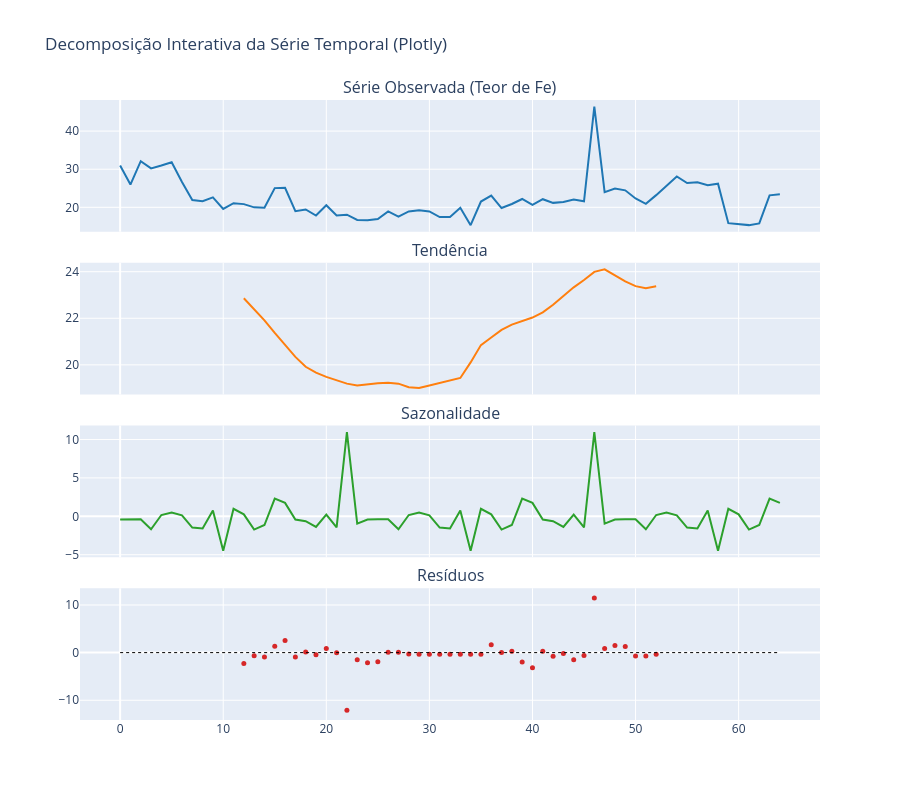

Notebook code cell kept with this figure:
### Code cell
decomposicao = seasonal_decompose(y_treino.reset_index(drop=True), model='additive', period=24)

# 2. Criando a figura com 4 subplots compartilhando o eixo X
fig = make_subplots(
    rows=4, cols=1, 
    shared_xaxes=True,
    vertical_spacing=0.05,
    subplot_titles=('Série Observada (Teor de Fe)', 'Tendência', 'Sazonalidade', 'Resíduos')
)

# Definindo o eixo X (índices)
x_val = y_treino.reset_index(drop=True).index

# 3. Adicionando as linhas (Traces) para cada componente
# Observado
fig.add_trace(go.Scatter(x=x_val, y=decomposicao.observed, mode='lines', name='Observado', line=dict(color='#1f77b4')), row=1, col=1)

# Tendência
fig.add_trace(go.Scatter(x=x_val, y=decomposicao.trend, mode='lines', name='Tendência', line=dict(color='#ff7f0e')), row=2, col=1)

# Sazonalidade
fig.add_trace(go.Scatter(x=x_val, y=decomposicao.seasonal, mode='lines', name='Sazonalidade', line=dict(color='#2ca02c')), row=3, col=1)

# Resíduos (usando marcadores em vez de linhas, que é o padrão para resíduos)
fig.add_trace(go.Scatter(x=x_val, y=decomposicao.resid, mode='markers', name='Resíduos', marker=dict(color='#d62728', size=5)), row=4, col=1)

# Adicionando uma linha de referência no zero no gráfico de resíduos
fig.add_shape(type='line', x0=x_val.min(), x1=x_val.max(), y0=0, y1=0, line=dict(color='black', dash='dot', width=1), row=4, col=1)

# 4. Ajustando o layout
fig.update_layout(
    height=800, 
    title_text="Decomposição Interativa da Série Temporal (Plotly)",
    showlegend=False,
    hovermode="x unified" # Mostra os valores de todos os gráficos ao passar o mouse
)

fig.show()

### Figure 1 — Plotly figure (JSON) as saved in the notebook; plotly's stock layout.template omitted (floating-point values rounded to 4 significant figures)
{"data": [{"line": {"color": "#1f77b4"}, "mode": "lines", "name": "Observado", "type": "scatter", "x": [0, 1, 2, 3, 4, 5, 6, 7, 8, 9, 10, 11, 12, 13, 14, 15, 16, 17, 18, 19, 20, 21, 22, 23, 24, 25, 26, 27, 28, 29, 30, 31, 32, 33, 34, 35, 36, 37, 38, 39, 40, 41, 42, 43, 44, 45, 46, 47, 48, 49, 50, 51, 52, 53, 54, 55, 56, 57, 58, 59, 60, 61, 62, 63, 64], "xaxis": "x", "y": [30.97, 25.98, 32.11, 30.22, 30.96, 31.84, 26.67, 21.91, 21.62, 22.62, 19.58, 21.08, 20.84, 19.99, 19.87, 25.04, 25.14, 18.98, 19.43, 17.84, 20.56, 17.86, 18.06, 16.68, 16.62, 16.94, 18.91, 17.56, 18.92, 19.2, 18.93, 17.44, 17.44, 19.89, 15.32, 21.51, 23.08, 19.81, 20.88, 22.19, 20.62, 22.13, 21.17, 21.39, 22.06, 21.59, 46.43, 23.99, 24.91, 24.46, 22.32, 20.92, 23.2, 25.59, 28.08, 26.36, 26.56, 25.81, 26.19, 15.85, 15.66, 15.33, 15.77, 23.14, 23.41], "yaxis": "y"}, {"line": {"color": "#ff7f0e"}, "mode": "lines", "name": "Tendência", "type": "scatter", "x": [0, 1, 2, 3, 4, 5, 6, 7, 8, 9, 10, 11, 12, 13, 14, 15, 16, 17, 18, 19, 20, 21, 22, 23, 24, 25, 26, 27, 28, 29, 30, 31, 32, 33, 34, 35, 36, 37, 38, 39, 40, 41, 42, 43, 44, 45, 46, 47, 48, 49, 50, 51, 52, 53, 54, 55, 56, 57, 58, 59, 60, 61, 62, 63, 64], "xaxis": "x2", "y": [NaN, NaN, NaN, NaN, NaN, NaN, NaN, NaN, NaN, NaN, NaN, NaN, 22.86, 22.37, 21.91, 21.37, 20.86, 20.34, 19.92, 19.66, 19.48, 19.34, 19.19, 19.11, 19.17, 19.21, 19.23, 19.19, 19.04, 19.01, 19.11, 19.22, 19.33, 19.44, 20.11, 20.85, 21.17, 21.5, 21.73, 21.87, 22.03, 22.25, 22.58, 22.95, 23.33, 23.64, 23.99, 24.1, 23.83, 23.58, 23.38, 23.29, 23.37, NaN, NaN, NaN, NaN, NaN, NaN, NaN, NaN, NaN, NaN, NaN, NaN], "yaxis": "y2"}, {"line": {"color": "#2ca02c"}, "mode": "lines", "name": "Sazonalidade", "type": "scatter", "x": [0, 1, 2, 3, 4, 5, 6, 7, 8, 9, 10, 11, 12, 13, 14, 15, 16, 17, 18, 19, 20, 21, 22, 23, 24, 25, 26, 27, 28, 29, 30, 31, 32, 33, 34, 35, 36, 37, 38, 39, 40, 41, 42, 43, 44, 45, 46, 47, 48, 49, 50, 51, 52, 53, 54, 55, 56, 57, 58, 59, 60, 61, 62, 63, 64], "xaxis": "x3", "y": [-0.4184, -0.3809, -0.3746, -1.687, 0.1707, 0.5058, 0.1339, -1.466, -1.571, 0.7696, -4.469, 0.9775, 0.2585, -1.723, -1.13, 2.309, 1.752, -0.4272, -0.6318, -1.378, 0.2194, -1.45, 10.97, -0.9568, -0.4184, -0.3809, -0.3746, -1.687, 0.1707, 0.5058, 0.1339, -1.466, -1.571, 0.7696, -4.469, 0.9775, 0.2585, -1.723, -1.13, 2.309, 1.752, -0.4272, -0.6318, -1.378, 0.2194, -1.45, 10.97, -0.9568, -0.4184, -0.3809, -0.3746, -1.687, 0.1707, 0.5058, 0.1339, -1.466, -1.571, 0.7696, -4.469, 0.9775, 0.2585, -1.723, -1.13, 2.309, 1.752], "yaxis": "y3"}, {"marker": {"color": "#d62728", "size": 5}, "mode": "markers", "name": "Resíduos", "type": "scatter", "x": [0, 1, 2, 3, 4, 5, 6, 7, 8, 9, 10, 11, 12, 13, 14, 15, 16, 17, 18, 19, 20, 21, 22, 23, 24, 25, 26, 27, 28, 29, 30, 31, 32, 33, 34, 35, 36, 37, 38, 39, 40, 41, 42, 43, 44, 45, 46, 47, 48, 49, 50, 51, 52, 53, 54, 55, 56, 57, 58, 59, 60, 61, 62, 63, 64], "xaxis": "x4", "y": [NaN, NaN, NaN, NaN, NaN, NaN, NaN, NaN, NaN, NaN, NaN, NaN, -2.28, -0.6616, -0.9111, 1.359, 2.531, -0.9361, 0.143, -0.4465, 0.8565, -0.02988, -12.1, -1.478, -2.132, -1.892, 0.05398, 0.05481, -0.2895, -0.316, -0.316, -0.316, -0.316, -0.316, -0.316, -0.316, 1.648, 0.0296, 0.2791, -1.991, -3.163, 0.3041, -0.7751, -0.1855, -1.489, -0.6022, 11.47, 0.846, 1.5, 1.26, -0.686, -0.6869, -0.3426, NaN, NaN, NaN, NaN, NaN, NaN, NaN, NaN, NaN, NaN, NaN, NaN], "yaxis": "y4"}], "layout": {"annotations": [{"font": {"size": 16}, "showarrow": false, "text": "Série Observada (Teor de Fe)", "x": 0.5, "xanchor": "center", "xref": "paper", "y": 1, "yanchor": "bottom", "yref": "paper"}, {"font": {"size": 16}, "showarrow": false, "text": "Tendência", "x": 0.5, "xanchor": "center", "xref": "paper", "y": 0.7375, "yanchor": "bottom", "yref": "paper"}, {"font": {"size": 16}, "showarrow": false, "text": "Sazonalidade", "x": 0.5, "xanchor": "center", "xref": "paper", "y": 0.475, "yanchor": "bottom", "yref": "paper"}, {"font": {"size": 16}, "showarrow": false, "text": "Resíduos", "x": 0.5, "xanchor": "center", "xref": "paper", "y": 0.2125, "yanchor": "bottom", "yref": "paper"}], "height": 800, "hovermode": "x unified", "shapes": [{"line": {"color": "black", "dash": "dot", "width": 1}, "type": "line", "x0": 0, "x1": 64, "xref": "x4", "y0": 0, "y1": 0, "yref": "y4"}], "showlegend": false, "title": {"text": "Decomposição Interativa da Série Temporal (Plotly)"}, "xaxis": {"anchor": "y", "domain": [0, 1], "matches": "x4", "showticklabels": false}, "xaxis2": {"anchor": "y2", "domain": [0, 1], "matches": "x4", "showticklabels": false}, "xaxis3": {"anchor": "y3", "domain": [0, 1], "matches": "x4", "showticklabels": false}, "xaxis4": {"anchor": "y4", "domain": [0, 1]}, "yaxis": {"anchor": "x", "domain": [0.7875, 1]}, "yaxis2": {"anchor": "x2", "domain": [0.525, 0.7375]}, "yaxis3": {"anchor": "x3", "domain": [0.2625, 0.475]}, "yaxis4": {"anchor": "x4", "domain": [0, 0.2125]}}}
